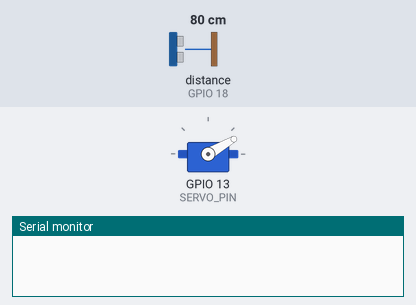
Bench run of a sketch on a simulated ESP32. On the bench: servo, the last lines printed to the serial monitor. Wiring (inferred from the names in the program): ultrasonic range finder: trigger GPIO 5; echo GPIO 18. Inputs (shaded band) come from the test bench; at power-on: distance to the obstacle (sensor on GPIO 18) 80 cm. The echo pulse lasts 58.3 µs per cm.

Above: at 0.1 s.
2.3 s: distance to the obstacle (sensor on GPIO 18) set to 2 cm
At 2.76 s:
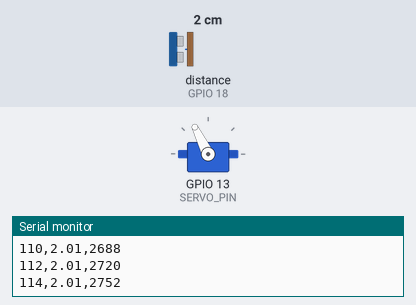
5.3 s: distance to the obstacle (sensor on GPIO 18) set to 60 cm
At 5.8 s:
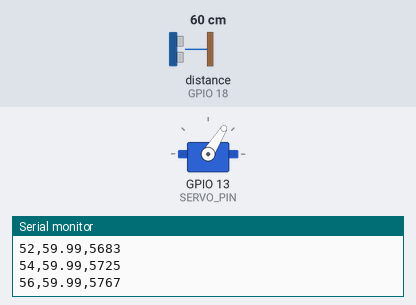
8.3 s: distance to the obstacle (sensor on GPIO 18) set to 4 cm
At 9.05 s:
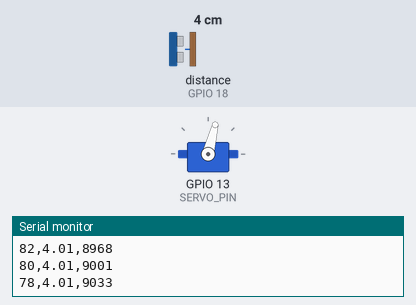
11.3 s: distance to the obstacle (sensor on GPIO 18) set to 18 cm
Timing chart, 0 to 15.3 s (numbered marks = the images above; inputs shaded):
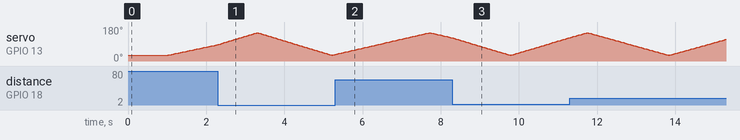

The sketch:

main.ino
```cpp
/*
  Project: Real-Time Ultrasonic Object Shape Reconstruction and Motion Signature Visualization
  Board:   ESP32 DevKit V1

  Hardware:
  - HC-SR04 TRIG -> GPIO5
  - HC-SR04 ECHO -> GPIO18 through a voltage divider
  - SG90 servo signal -> GPIO13
  - Sensor and servo use external regulated 5V with common ground

  Serial packet format:
  ANGLE,DISTANCE,TIME
  Example: 54,123.60,10345
*/

#include <ESP32Servo.h>

// Pin definitions.
constexpr int TRIG_PIN = 5;
constexpr int ECHO_PIN = 18;
constexpr int SERVO_PIN = 13;

// Servo sweep configuration.
constexpr int MIN_ANGLE = 30;
constexpr int MAX_ANGLE = 150;
constexpr int STEP_ANGLE = 2;
constexpr int SERVO_DELAY_MS = 15;

// Ultrasonic measurement configuration.
constexpr int NUM_SAMPLES = 3;
constexpr unsigned long ECHO_TIMEOUT_US = 30000;
constexpr float MIN_DISTANCE_CM = 2.0;
constexpr float MAX_DISTANCE_CM = 400.0;
constexpr float SPEED_OF_SOUND_CM_PER_US = 0.0343;

Servo scannerServo;
int currentAngle = MIN_ANGLE;
bool forwardScan = true;

float readDistance();
float getAverageDistance();
bool validDistance(float distanceCm);
void scanServo();
void sendPacket(float distanceCm);

void setup() {
  Serial.begin(115200);

  pinMode(TRIG_PIN, OUTPUT);
  pinMode(ECHO_PIN, INPUT);
  digitalWrite(TRIG_PIN, LOW);

  scannerServo.setPeriodHertz(50);
  scannerServo.attach(SERVO_PIN, 500, 2400);
  scannerServo.write(currentAngle);

  delay(1000);
}

void loop() {
  const float distanceCm = getAverageDistance();
  sendPacket(distanceCm);
  scanServo();
}

float readDistance() {
  digitalWrite(TRIG_PIN, LOW);
  delayMicroseconds(2);
  digitalWrite(TRIG_PIN, HIGH);
  delayMicroseconds(10);
  digitalWrite(TRIG_PIN, LOW);

  const unsigned long duration = pulseIn(ECHO_PIN, HIGH, ECHO_TIMEOUT_US);
  if (duration == 0) {
    return -1.0;
  }

  return (duration * SPEED_OF_SOUND_CM_PER_US) / 2.0;
}

float getAverageDistance() {
  float total = 0.0;
  int validSamples = 0;

  for (int i = 0; i < NUM_SAMPLES; i++) {
    const float distanceCm = readDistance();
    if (validDistance(distanceCm)) {
      total += distanceCm;
      validSamples++;
    }
    delay(5);
  }

  if (validSamples == 0) {
    return -1.0;
  }
  return total / validSamples;
}

bool validDistance(float distanceCm) {
  return distanceCm >= MIN_DISTANCE_CM && distanceCm <= MAX_DISTANCE_CM;
}

void scanServo() {
  if (forwardScan) {
    currentAngle += STEP_ANGLE;
    if (currentAngle >= MAX_ANGLE) {
      currentAngle = MAX_ANGLE;
      forwardScan = false;
    }
  } else {
    currentAngle -= STEP_ANGLE;
    if (currentAngle <= MIN_ANGLE) {
      currentAngle = MIN_ANGLE;
      forwardScan = true;
    }
  }

  scannerServo.write(currentAngle);
  delay(SERVO_DELAY_MS);
}

void sendPacket(float distanceCm) {
  Serial.print(currentAngle);
  Serial.print(',');
  Serial.print(distanceCm, 2);
  Serial.print(',');
  Serial.println(millis());
}
```
